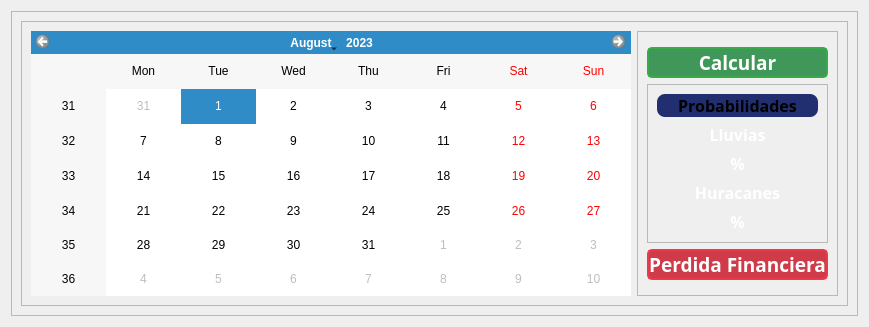
                  <widget class="QWidget" name="page_calcular">
                   <layout class="QHBoxLayout" name="horizontalLayout_19">
                    <item>
                     <widget class="QFrame" name="frame_8">
                      <property name="minimumSize">
                       <size>
                        <width>200</width>
                        <height>0</height>
                       </size>
                      </property>
                      <property name="layoutDirection">
                       <enum>Qt::LeftToRight</enum>
                      </property>
                      <property name="styleSheet">
                       <string notr="true">QFrame#frame_4 {
background-image: url(:/bigSize/icons/bigSize/fondo.png);
background-repeat: no-repeat;
background-position: center;
background-size: cover;
background-color: rgb(255, 255, 255);
border-radius: 5px;
}</string>
                      </property>
                      <property name="frameShape">
                       <enum>QFrame::StyledPanel</enum>
                      </property>
                      <property name="frameShadow">
                       <enum>QFrame::Raised</enum>
                      </property>
                      <layout class="QVBoxLayout" name="verticalLayout_13">
                       <item>
                        <widget class="QFrame" name="frame_11">
                         <property name="frameShape">
                          <enum>QFrame::StyledPanel</enum>
                         </property>
                         <property name="frameShadow">
                          <enum>QFrame::Raised</enum>
                         </property>
                         <layout class="QHBoxLayout" name="horizontalLayout_16">
                          <item>
                           <widget class="QCalendarWidget" name="calendarWidget_2">
                            <property name="minimumSize">
                             <size>
                              <width>600</width>
                              <height>0</height>
                             </size>
                            </property>
                            <property name="cursor">
                             <cursorShape>ArrowCursor</cursorShape>
                            </property>
                            <property name="styleSheet">
                             <string notr="true">QCalendarWidget {
    background-color: #FFFFFF; /* Establece el color de fondo claro */
}

QCalendarWidget QAbstractItemView {
    background-color: rgb(85, 255, 127); /* Establece el color de fondo claro para las vistas de los días */
}

QCalendarWidget QTableView {
    background-color: #FFFFFF; /* Establece el color de fondo claro para la tabla */
}</string>
                            </property>
                            <property name="selectedDate">
                             <date>
                              <year>2023</year>
                              <month>8</month>
                              <day>1</day>
                             </date>
                            </property>
                            <property name="minimumDate">
                             <date>
                              <year>2023</year>
                              <month>8</month>
                              <day>1</day>
                             </date>
                            </property>
                            <property name="maximumDate">
                             <date>
                              <year>2023</year>
                              <month>8</month>
                              <day>31</day>
                             </date>
                            </property>
                           </widget>
                          </item>
                          <item>
                           <widget class="QFrame" name="frame_13">
                            <property name="styleSheet">
                             <string notr="true">QFrame#frame_5 {
	background: rgba(255, 255, 255, 0.28);
	border-radius: 16px;
	box-shadow: 0 4px 30px rgba(0, 0, 0, 0.1);
	backdrop-filter: blur(10px);	
	filter: blur(50px);
	-webkit-backdrop-filter: blur(6px);
	border: 1px solid rgba(255, 255, 255, 0.31);
}</string>
                            </property>
                            <property name="frameShape">
                             <enum>QFrame::StyledPanel</enum>
                            </property>
                            <property name="frameShadow">
                             <enum>QFrame::Raised</enum>
                            </property>
                            <layout class="QVBoxLayout" name="verticalLayout_8">
                             <item>
                              <widget class="QFrame" name="frame_17">
                               <property name="frameShape">
                                <enum>QFrame::StyledPanel</enum>
                               </property>
                               <property name="frameShadow">
                                <enum>QFrame::Raised</enum>
                               </property>
                              </widget>
                             </item>
                             <item>
                              <widget class="QPushButton" name="calcularBtn_2">
                               <property name="sizePolicy">
                                <sizepolicy hsizetype="Minimum" vsizetype="Preferred">
                                 <horstretch>0</horstretch>
                                 <verstretch>0</verstretch>
                                </sizepolicy>
                               </property>
                               <property name="minimumSize">
                                <size>
                                 <width>50</width>
                                 <height>25</height>
                                </size>
                               </property>
                               <property name="maximumSize">
                                <size>
                                 <width>16777215</width>
                                 <height>40</height>
                                </size>
                               </property>
                               <property name="font">
                                <font>
                                 <family>Satoshi Black</family>
                                 <pointsize>14</pointsize>
                                 <weight>75</weight>
                                 <bold>true</bold>
                                </font>
                               </property>
                               <property name="styleSheet">
                                <string notr="true">QPushButton {
	border: 2px solid rgb(56, 170, 72);
	border-radius: 5px;	
	background-color: rgb(63, 152, 90);
	color: white;
}

/* rgb(52, 59, 72)*/
QPushButton:hover {
	background-color: rgb(56, 185, 78);
	border: 2px solid rgb(54, 177, 64);
}
QPushButton:pressed {	
	background-color: rgb(37, 138, 26);
	border: 2px solid rgb(60, 196, 72);
}
</string>
                               </property>
                               <property name="text">
                                <string>Calcular</string>
                               </property>
                               <property name="icon">
                                <iconset resource="files.qrc">
                                 <normaloff>:/16x16/icons/16x16/cil-ask.png</normaloff>:/16x16/icons/16x16/cil-ask.png</iconset>
                               </property>
                              </widget>
                             </item>
                             <item>
                              <widget class="QFrame" name="frame_19">
                               <property name="minimumSize">
                                <size>
                                 <width>50</width>
                                 <height>0</height>
                                </size>
                               </property>
                               <property name="maximumSize">
                                <size>
                                 <width>16777215</width>
                                 <height>200</height>
                                </size>
                               </property>
                               <property name="styleSheet">
                                <string notr="true">QFrame#frame_12 {
background-color: rgb(23, 32, 77);
border-radius: 5px;
}

QFrame#frame_12 &gt; * {
color:white;
}</string>
                               </property>
                               <property name="frameShape">
                                <enum>QFrame::StyledPanel</enum>
                               </property>
                               <property name="frameShadow">
                                <enum>QFrame::Raised</enum>
                               </property>
                               <layout class="QVBoxLayout" name="verticalLayout_29">
                                <item>
                                 <widget class="QLabel" name="label_top_info_9">
                                  <property name="minimumSize">
                                   <size>
                                    <width>0</width>
                                    <height>10</height>
                                   </size>
                                  </property>
                                  <property name="maximumSize">
                                   <size>
                                    <width>16777215</width>
                                    <height>25</height>
                                   </size>
                                  </property>
                                  <property name="font">
                                   <font>
                                    <family>Satoshi Black</family>
                                    <pointsize>12</pointsize>
                                    <weight>75</weight>
                                    <bold>true</bold>
                                   </font>
                                  </property>
                                  <property name="styleSheet">
                                   <string notr="true">QLabel{
	background-color: rgb(33, 46, 112);
	border: 0px solid ;
	border-radius: 8px;
}</string>
                                  </property>
                                  <property name="text">
                                   <string>Probabilidades</string>
                                  </property>
                                  <property name="alignment">
                                   <set>Qt::AlignCenter</set>
                                  </property>
                                 </widget>
                                </item>
                                <item>
                                 <widget class="QLabel" name="label_top_info_38">
                                  <property name="minimumSize">
                                   <size>
                                    <width>0</width>
                                    <height>20</height>
                                   </size>
                                  </property>
                                  <property name="maximumSize">
                                   <size>
                                    <width>16777215</width>
                                    <height>30</height>
                                   </size>
                                  </property>
                                  <property name="font">
                                   <font>
                                    <family>Satoshi</family>
                                    <pointsize>12</pointsize>
                                    <weight>75</weight>
                                    <bold>true</bold>
                                   </font>
                                  </property>
                                  <property name="styleSheet">
                                   <string notr="true">color: white;</string>
                                  </property>
                                  <property name="text">
                                   <string>Lluvias</string>
                                  </property>
                                  <property name="alignment">
                                   <set>Qt::AlignCenter</set>
                                  </property>
                                 </widget>
                                </item>
                                <item>
                                 <widget class="QLabel" name="label_top_info_39">
                                  <property name="minimumSize">
                                   <size>
                                    <width>0</width>
                                    <height>20</height>
                                   </size>
                                  </property>
                                  <property name="maximumSize">
                                   <size>
                                    <width>16777215</width>
                                    <height>30</height>
                                   </size>
                                  </property>
                                  <property name="font">
                                   <font>
                                    <family>Satoshi</family>
                                    <pointsize>12</pointsize>
                                    <weight>75</weight>
                                    <bold>true</bold>
                                   </font>
                                  </property>
                                  <property name="styleSheet">
                                   <string notr="true">color: white;</string>
                                  </property>
                                  <property name="text">
                                   <string>%</string>
                                  </property>
                                  <property name="alignment">
                                   <set>Qt::AlignCenter</set>
                                  </property>
                                 </widget>
                                </item>
                                <item>
                                 <widget class="QLabel" name="label_top_info_40">
                                  <property name="minimumSize">
                                   <size>
                                    <width>0</width>
                                    <height>20</height>
                                   </size>
                                  </property>
                                  <property name="maximumSize">
                                   <size>
                                    <width>16777215</width>
                                    <height>30</height>
                                   </size>
                                  </property>
                                  <property name="font">
                                   <font>
                                    <family>Satoshi</family>
                                    <pointsize>12</pointsize>
                                    <weight>75</weight>
                                    <bold>true</bold>
                                   </font>
                                  </property>
                                  <property name="styleSheet">
                                   <string notr="true">color: white;</string>
                                  </property>
                                  <property name="text">
                                   <string>Huracanes</string>
                                  </property>
                                  <property name="alignment">
                                   <set>Qt::AlignCenter</set>
                                  </property>
                                 </widget>
                                </item>
                                <item>
                                 <widget class="QLabel" name="label_top_info_41">
                                  <property name="minimumSize">
                                   <size>
                                    <width>0</width>
                                    <height>20</height>
                                   </size>
                                  </property>
                                  <property name="maximumSize">
                                   <size>
                                    <width>16777215</width>
                                    <height>30</height>
                                   </size>
                                  </property>
                                  <property name="font">
                                   <font>
                                    <family>Satoshi</family>
                                    <pointsize>12</pointsize>
                                    <weight>75</weight>
                                    <bold>true</bold>
                                   </font>
                                  </property>
                                  <property name="styleSheet">
                                   <string notr="true">color: white;</string>
                                  </property>
                                  <property name="text">
                                   <string>%</string>
                                  </property>
                                  <property name="alignment">
                                   <set>Qt::AlignCenter</set>
                                  </property>
                                 </widget>
                                </item>
                               </layout>
                              </widget>
                             </item>
                             <item>
                              <widget class="QPushButton" name="clearBtn_2">
                               <property name="sizePolicy">
                                <sizepolicy hsizetype="Minimum" vsizetype="Preferred">
                                 <horstretch>0</horstretch>
                                 <verstretch>0</verstretch>
                                </sizepolicy>
                               </property>
                               <property name="minimumSize">
                                <size>
                                 <width>50</width>
                                 <height>30</height>
                                </size>
                               </property>
                               <property name="maximumSize">
                                <size>
                                 <width>16777215</width>
                                 <height>40</height>
                                </size>
                               </property>
                               <property name="font">
                                <font>
                                 <family>Satoshi Black</family>
                                 <pointsize>14</pointsize>
                                 <weight>75</weight>
                                 <bold>true</bold>
                                </font>
                               </property>
                               <property name="styleSheet">
                                <string notr="true">QPushButton {
	border: 2px solid rgb(235, 59, 72);
	border-radius: 5px;	
	background-color: rgb(207, 59, 72);
	color: white;
}

/* rgb(52, 59, 72)*/
QPushButton:hover {
	background-color: rgb(235, 67, 84);
	border: 2px solid rgb(207, 59, 72);
}
QPushButton:pressed {	
	background-color: rgb(139, 37, 46);
	border: 2px solid rgb(207, 59, 72);
}</string>
                               </property>
                               <property name="text">
                                <string>Perdida Financiera</string>
                               </property>
                               <property name="icon">
                                <iconset resource="files.qrc">
                                 <normaloff>:/16x16/icons/16x16/cil-remove.png</normaloff>:/16x16/icons/16x16/cil-remove.png</iconset>
                               </property>
                               <property name="shortcut">
                                <string>Backspace</string>
                               </property>
                              </widget>
                             </item>
                             <item>
                              <widget class="QFrame" name="frame_35">
                               <property name="frameShape">
                                <enum>QFrame::StyledPanel</enum>
                               </property>
                               <property name="frameShadow">
                                <enum>QFrame::Raised</enum>
                               </property>
                              </widget>
                             </item>
                            </layout>
                           </widget>
                          </item>
                         </layout>
                        </widget>
                       </item>
                      </layout>
                     </widget>
                    </item>
                   </layout>
                  </widget>
